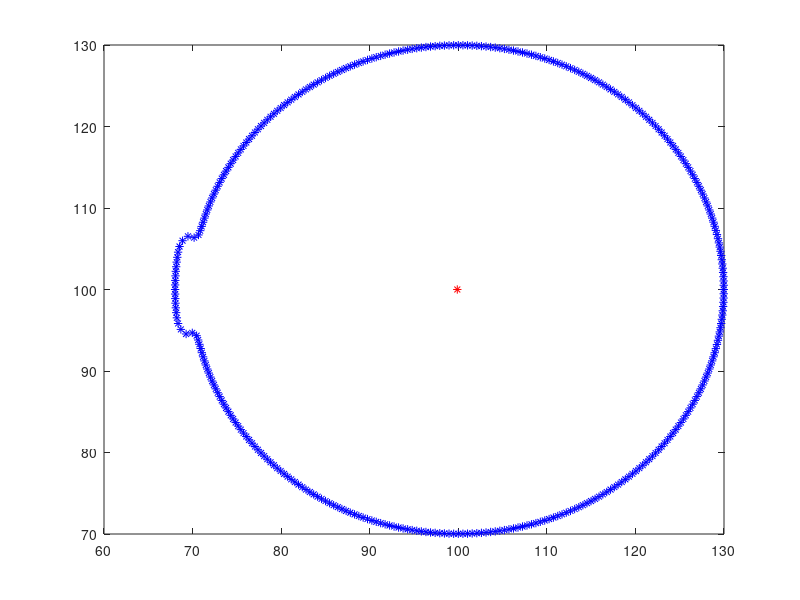
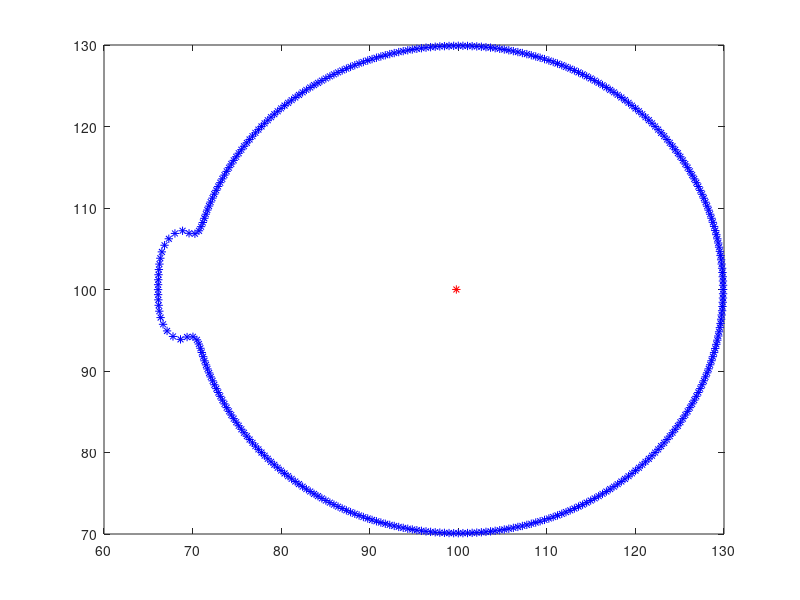
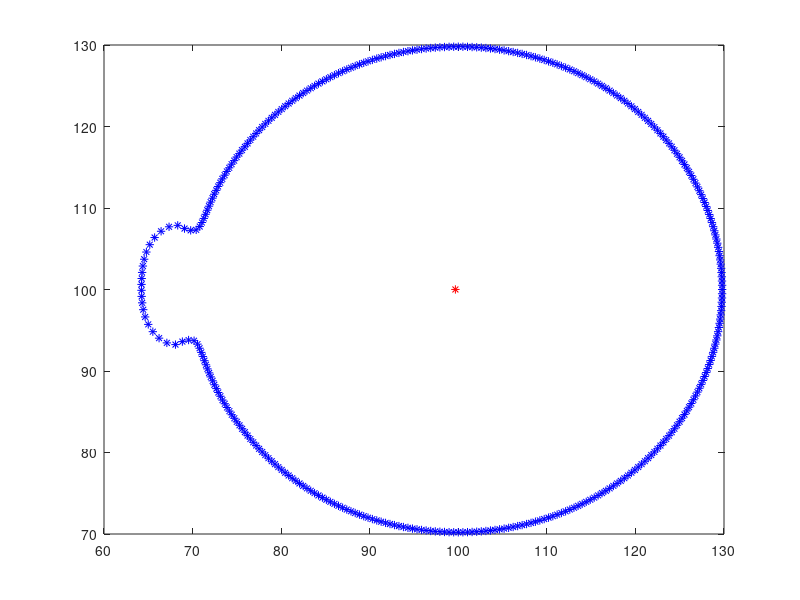
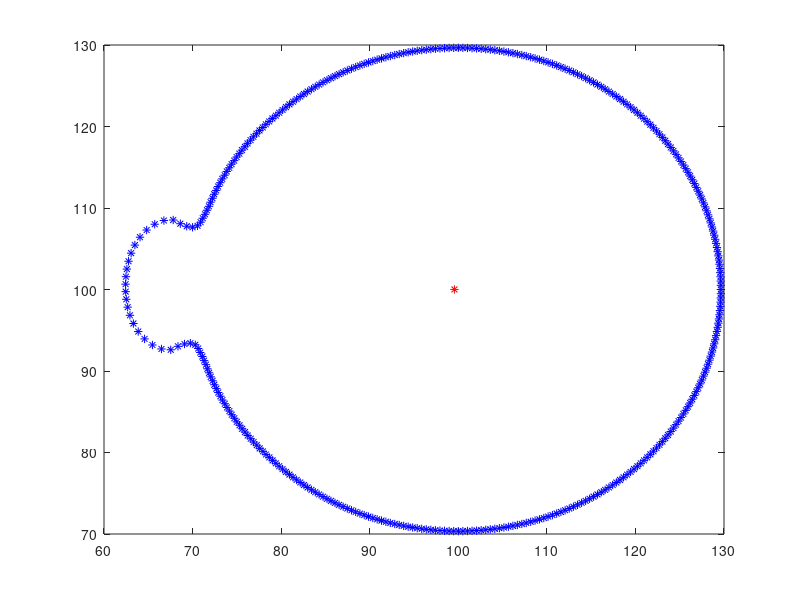

Here is the MATLAB script that generated these plots, in order: (Note: a time limit stopped this script after it produced the figures.)
clc

clear all; % clearing the memory
close all; % closing all figures

% Initiate the x, y coordinates of the cell center
cellCenter_x = 100;
cellCenter_y = 100;
r = 30; % radius of the cell
k= 0.5; % spring constant of the boundary
lembda= 0.0003; % area modulus of the complete cell
% points = zeros(ceil(2*3.14*30)+10,2); %initiating discretisation of the boundary

Area=zeros(1100,2); % Storing the time history of cell area
A_0 = 0; % variable to store the rest area of the cell when the springs are of rest length
totalPoints = 1; % total number of boundary points
bond_length=0; % current bond length of a particular boundary edge
%
angle= 359; % to have a complete shape round the circle
 force_time= 105;  % time for which internal forces are applied
force=0.2;   % internal forces acting at certain part of cell
%  force_n=2;      % for creating new folder to store data
 foldername=strcat( 'force_B','force_n02','_for_',num2str(force_time),'steps');

run_time=25000;
mkdir('NEWresults',foldername);

absoluteFolderPath = strcat('NEWresults\', foldername);

%  Kon= 0.2; % recruitment rate of FBP17 molecules
% Koff= 1.5; % detahcmnet constant for FBP17 molecules
% fpro_0= 0.2; %protusion constant for actin protusive forces
% foldername=strcat('tensionffect','lembda00009','k0001','kon02koff1point5','fbpPOINTS9');
% mkdir('Simulation_result',foldername);
% absoluteFolderPath = strcat('Simulation_result\', foldername);

for theta = 0:1:angle'
    rad = (pi)*(theta/180);
    x = cellCenter_x + r*cos(rad);
    y = cellCenter_y + r*sin(rad);
    
    points(totalPoints,1) = x;
    points(totalPoints,2) = y;
    
    totalPoints = totalPoints+1;
end

totalPoints = totalPoints-1;

storehouse= zeros(run_time,7);
Variedforces=zeros(totalPoints,2);



% CALCULATING REST TANGENT LENGTH OF CELL %
for i= 1:totalPoints
    next_i = mod(i,totalPoints) + 1;
    bond_length = bond_length + sqrt((points(i,1)-points(next_i,1))^2+(points(i,2)-points(next_i,2))^2);
end
tn_rest= bond_length/totalPoints;

% CALCULATING REST AREA OF CELL %
pointa=points';
A_0 = 1*polyarea(pointa(1,:),pointa(2,:));
clear pointa;
%------------------%


%SAVING INITIAL SHAPE OF THE CELL%
% filename= strcat('plot_','initial');
% fig = figure;
% plot(points(1:totalPoints,1),points(1:totalPoints,2),'blue');
% %print(fig,filename,'-dpng')
% close all

% STORING LATEST POINTS IN OLD-ARRAY%
oldpoints = points;


%   TotalFBP=0;
%     oldfbp= zeros(totalPoints, 1);
%      for i= 1: 20
%         oldfbp(i)= 4;
%     end
%     for i= 60:70
%         oldfbp(i)= 2;
%     end
%     
%     for i= 80:90
%         oldfbp(i)= 2;
%     end
%     for i= 320:330
%         oldfbp(i)= 2;
%     end
%     
%     for i= 340:350
%         oldfbp(i)= 2;
%     end
%     for i= 110:120
%         oldfbp(i)= 1;
%     end
%     for i= 130:140
%         oldfbp(i)= 1;
%     end
%     for i= 190:200
%         oldfbp(i)= 1;
%     end 
%     for i= 210:220
%         oldfbp(i)= 1;
%     end  

for step = 1:run_time % Simulation step
    %Step1: Calculation of forces at all position
    %Step2: Change of pixel positions
    
    
%     step  %print the step
    
    % CALCULATING CURRENT AREA OF CELL %
    pointa=points';
    A_c = polyarea(pointa(1,:),pointa(2,:));
    clear pointa;
    
    % SAVING THE CURRENT AREA IN A ARRAY%
    Area(step,1)= step;
    Area(step,2)= A_c;
    
    %--------------------%
    
    % initial distribution of fbp
%     TotalFBP=0;
%     oldfbp= zeros(totalPoints, 1); % defining intial fbp molecules at each bead
    %     for TotalFBP= 1: 200
    %         i= round((totalPoints-1)*rand(1,1))+ 1;
    %         oldfbp(i)= oldfbp(i)+1;
    %     end
   
    
    for i  = 1: totalPoints
        
        % CALCULATING TANGENTIAL FORCE ACTING ON THE CELL%
        
        previous_i= mod((i+ totalPoints-2),totalPoints)+1;
        next_i = mod(i,totalPoints) + 1;
        
        % length of the tangent towards the right
        tn_rx= oldpoints(next_i,1) - oldpoints(i,1);
        tn_ry= oldpoints(next_i,2) - oldpoints(i,2);
        tn_r = sqrt((tn_rx)^2 + (tn_ry)^2);
        
        %       Forces on the right of ith point due to tension in spring
        
        Ftn_rx= k*(tn_r- tn_rest)*(tn_rx/tn_r);
        Ftn_ry= k*(tn_r- tn_rest)*(tn_ry/tn_r);
        %
        
        % length of the tangent towards the left
        tn_lx= oldpoints(i,1) - oldpoints(previous_i,1);
        tn_ly= oldpoints(i,2) - oldpoints(previous_i,2);
        tn_l = sqrt((tn_lx)^2 + (tn_ly)^2);
        
        % Forces on the left of ith point due to tension in spring
        Ftn_lx= k*(tn_l- tn_rest)*(tn_lx/tn_l);
        Ftn_ly= k*(tn_l- tn_rest)*(tn_ly/tn_l);
        %
        %Net force acting on the ith bead due to tension
        ftn_x = (Ftn_rx - Ftn_lx);
        ftn_y = (Ftn_ry - Ftn_ly);
        
        
        %  [Ftn_rx Ftn_ry Ftn_lx Ftn_ly ftn_x ftn_y]
        
        % CALCULATING INTERNAL PRESSURE FORCE ACTING ON THE CELL%
        Fip = lembda*(A_0-A_c);
        %---------------------%
        
        %         %check for differential application of force
        
        
        if (i >=170 && i <=190 && step <= force_time)
            Fip= Fip+force;
        end
        %
        %CALCULATING NORMAL USING TANGENTS AT THE BEAD
        
        %    Area_FIP=         [A_0 A_c Fip]
        
        % unit length of the tangent
        tn_rx_unit= (tn_rx/tn_r);
        tn_ry_unit= (tn_ry/tn_r);
        
        tn_lx_unit= (tn_lx/tn_l);
        tn_ly_unit= (tn_ly/tn_l);
        
        %        Normal at the bead
        Nx= -(tn_rx_unit-tn_lx_unit);
        Ny= -(tn_ry_unit-tn_ly_unit);
        
        %CALCULATING NORMALIZED UNIT NORMAL VECTOR FOR APPLICATION OF FORCE
        
        norm = sqrt(Nx^2+Ny^2);
        
        Nx_unit = Nx/norm;
        Ny_unit = Ny/norm;
        
        %Force acting on the bead due to internal pressure
        fip_x = Fip*Nx_unit;
        fip_y = Fip*Ny_unit;
        
        
        %                   FIP=  [fip_x fip_y]
        
        % CALCULATING ACTIN PROTUSIVE FORCE ACTING ON THE CELL DUE TO FBP17
        
        %
%         ftn = sqrt(ftn_x^2+ftn_y^2);  % absolute tension at the ith bead
%         
%         
%         %         if (i >=0 && i <=45 && step <= force_time)
%         %             ftn= ftn-force;
%         %         end
%         %
%         
%         fbp(i)= oldfbp(i) + Kon+ oldfbp(i)/(oldfbp(i)+0.25) -Koff*(ftn/(1+ftn));
%         %         fbp(i)= oldfbp(i) + Kon -Koff*(ftn/(1+ftn));
%         
%         if fbp(i) < 0
%             fbp(i)=0;
%         end
%         
%         
%         fpro= fpro_0*(fbp(i)/(1+fbp(i)));
%         
%         fpro_x=fpro*Nx_unit;
%         fpro_y=fpro*Ny_unit;
%         NewFBPtotal=    TotalFBP+fbp(i)-oldfbp(i);
        %
        %
        
%         Variedforces(i,1)=ftn;
%         Variedforces(i,2)=fpro;
        
        % CREATING A RANDOM NOISE FOR INITIAL PERTURBATION OF THE CELL
        
        %         if(step ==1)
        %             noise = rand(1,1)*1;
        %         else noise = 0;
        %         end
        
        % NET FORCE ACTING ON THE BEAD DUE TO COMBINATION OF ALL THE FORCES
        fx= fip_x+ ftn_x;%+fpro_x;%+noise;
        fy= fip_y+ ftn_y;%+fpro_y;%+noise;
        
        % % TO ADD NOISE AT EVERY POINT AT ALL STEPS
        %         fx = fx+ 0.05*(-1+rand(1,1)*2)*fx;
        %         fy = fy+ 0.05*(-1+rand(1,1)*2)*fy;
        % %
        
        
        % NEW POSITION OF THE BEAD
        xnew = points(i,1)+fx;
        ynew = points(i,2)+fy;
        %
        % UPDATING THE NEW POINTS IN THE ARRAY
        points(i,1) = xnew;
        points(i,2) = ynew;
        %
        %FOR PLOTTING EVERY POINT CHANGE WITHIN A TIME STEP
        %         plot(points(1:totalPoints,1),points(1:totalPoints,2),'blue');
        %         pause(0.2)
        %         clf
       
        
    end
    
    % SAVING THE NEWLY GENERATED POINTS IN OLD_POINTS FOR THE NEXT STEP
    for kount  = 1 : totalPoints
        oldpoints(kount,1) = points(kount,1);
        oldpoints(kount,2) = points(kount,2);
    end
    
    %CALCULATING CENTROID OF THE CELL
    x_sum=0;
    y_sum=0;
    for p= 1: totalPoints
        x_sum = x_sum + oldpoints(p,1);
        y_sum = y_sum + oldpoints(p,2);
        cent_x= x_sum/totalPoints;
        cent_y= y_sum/totalPoints;
    end
    
    
    
%     if (mod(step,1000)==0)
     
%     cd(absoluteFolderPath)
%     
%     filename5= strcat('Ftn_variation',num2str(step));
%            fig = figure;
%     plot(points(1:360,1), Variedforces(:,1),'blue*');
%     print(fig,filename5,'-dpng');
%     
%     
%      filename6= strcat('Fpro_variation',num2str(step));
%            fig = figure;
%     plot(points(1:360,1), Variedforces(:,2),'blue*');
%     print(fig,filename6,'-dpng');
%     
%     cd ..
%     cd ..
%     end
% %     
    
    displacement=sqrt((cent_x-cellCenter_x)^2 + (cent_y-cellCenter_y)^2);
    
    
    storehouse(step,1)=cent_x;
    storehouse(step,2)=cent_y;
    storehouse(step,3)=displacement;
    storehouse(step,4)=A_c;
    storehouse(step,5)=Fip;
    %     storehouse(step,6)=fpro;
    %     storehouse(step,7)= NewFBPtotal;
    %     storehouse(step,6)=force_time;
    % %     storehouse(step,7)=force;
    
    
    % PLOTTING THE CELL AFTER EACH STEP
    points(totalPoints+1,1) = points(1,1);
    points(totalPoints+1,2) = points(1,2);
    points;
    %     if(mod(step,100)==0)
%     plot(points(1:totalPoints,1),points(1:totalPoints,2),'blue*');
%     hold on
%     plot(cent_x, cent_y,'red*');
%     pause(0.00001)
%     clf
%     %     end
    %---------------------------%
    
    % FOR SAVING PLOTS IN A FILE%
    
    
    cd(absoluteFolderPath)
    if (mod(step,10)==0 && step<= 100)
        
        filename= strcat('plot_',num2str(step));
        fig = figure;
        plot(points(1:totalPoints,1),points(1:totalPoints,2),'blue*');
        hold on
        plot(cent_x, cent_y,'red*');
        print(fig,filename,'-dpng');
        close all
        
    end
%     if (mod(step,25)==0 && step<= 1000)
%         
%         filename= strcat('plot_',num2str(step));
%         fig = figure;
%         plot(points(1:totalPoints,1),points(1:totalPoints,2),'blue*');
%         hold on
%         plot(cent_x, cent_y,'red*');
%         print(fig,filename,'-dpng');
%         close all
%     end
    if (mod(step,50)==0 && step<= 100000)
        
        filename= strcat('plot_',num2str(step));
        fig = figure;
        plot(points(1:totalPoints,1),points(1:totalPoints,2),'blue*');
        hold on
        plot(cent_x, cent_y,'red*');
        print(fig,filename,'-dpng');
        
        close all
    end
    cd ..
    cd ..
    %     %
        %     %                         step
        %     %                         Area_FIP=         [A_0 A_c Fip]
        %     %                         [ ftn_x ftn_y fip_x fip_y ]%fpro_x fpro_y]
        %     %                         Center= [cent_x,cent_y]
        %     %
        %
        %
end
cd (absoluteFolderPath)

filename1= 'cell_movement';
fig = figure;
plot(storehouse(:,1),storehouse(:,2),'blue*');
print(fig,filename1,'-dpng');

filename2= 'final_displacement';
plot(storehouse(:,3),'blue*');
print(fig,filename2,'-dpng');

filename3= 'Area_variation';
plot(storehouse(:,4),'blue*');
print(fig,filename3,'-dpng');

filename4= 'Fip_variation';
plot(storehouse(:,5),'blue*');
print(fig,filename4,'-dpng');

% filename5= 'Fpro_variation';
% plot(storehouse(:,6),'blue*');
% print(fig,filename5,'-dpng');
%
% filename6= 'fbp';
% plot(storehouse(:,7),'blue*');
% print(fig,filename6,'-dpng');
%

cd ..


cd ..
close all
